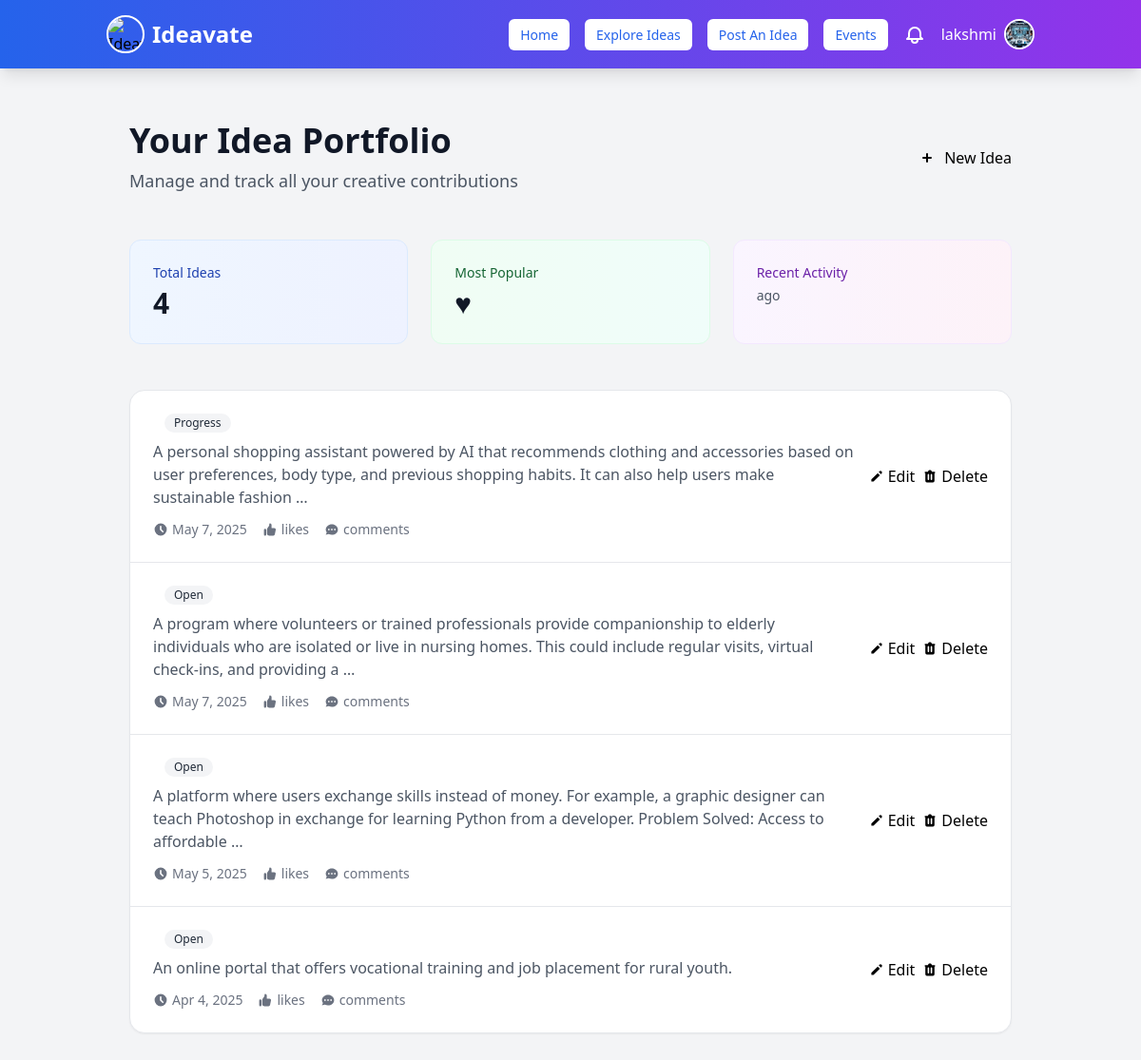
The app's page /your-ideas/ (signed in), older data.
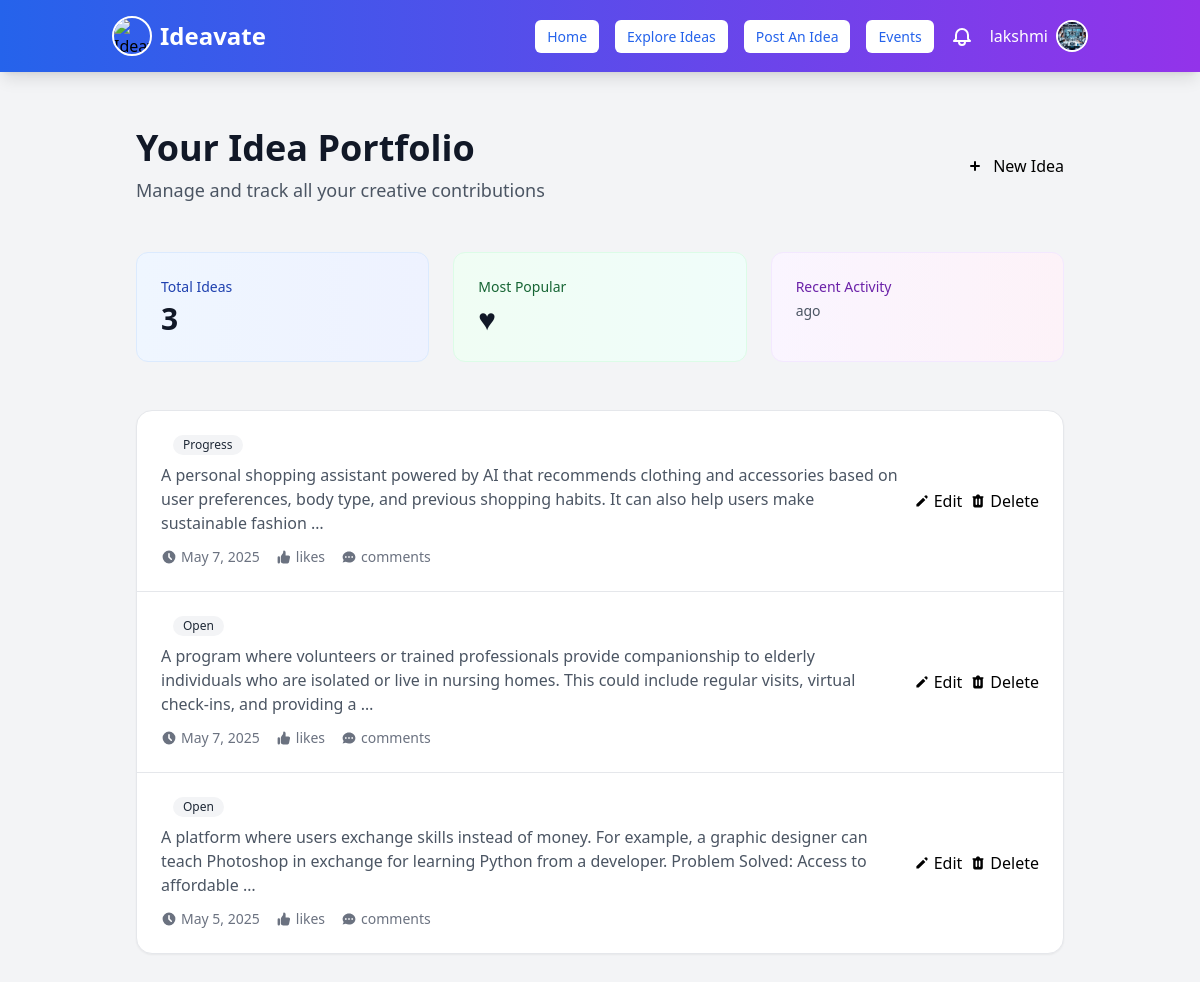
The same page, newer data.
### myapp/models.py (models this page shows, shortened)
class Idea(models.Model):
    user = models.ForeignKey(User, on_delete=models.CASCADE, related_name="ideas")
    idea_name = models.CharField(max_length=100)
    abstract = models.TextField(null=True, blank=True)
    description = models.TextField(blank=True)
    category = models.CharField(max_length=100, blank=True, null=True)  # Example: Tech, Health, AI
    funding_goal = models.DecimalField(max_digits=10, decimal_places=2, null=True, blank=True)
    estimated_investment = models.DecimalField(max_digits=10, decimal_places=2, null=True, blank=True)
    collaboration = models.BooleanField(default=False)
    status = models.CharField(
        max_length=20,
        choices=[("open", "Open for Investment"), ("progress", "In Progress"), ("completed", "Completed")],
        default="open"
    )
    is_paid = models.BooleanField(default=False, help_text="Check if you want others to pay to view this idea.")
    price = models.DecimalField(
        max_digits=10,
        decimal_places=2,
        null=True,
        blank=True,
        validators=[MinValueValidator(0.0)],
        help_text="Enter price only if the idea is paid."
    )
    paid_users = models.ManyToManyField(User, related_name='paid_ideas', blank=True)  # Removed extra closing parenthesis here
    created_at = models.DateTimeField(auto_now_add=True)  # Timestamp when idea is posted
    updated_at = models.DateTimeField(auto_now=True)  # Timestamp when idea is modified
    class Meta:
        verbose_name = "Idea"
        verbose_name_plural = "Ideas"
        ordering = ["-created_at"]  # Show newest ideas first

### myapp/views.py (the view)
# urls.py: path('your-ideas/', views.your_ideas_view, name='your_ideas'),
@login_required(login_url='signin')
def your_ideas_view(request):
    user_ideas = Idea.objects.filter(user=request.user).order_by('-created_at')  # or '-id'
    return render(request, 'your_ideas.html', {'ideas': user_ideas})

### myapp/context_processors.py (called while the page is built)
def notification_count(request):
    if request.user.is_authenticated:
        return {
            'unread_notification_count': Notification.objects.filter(
                recipient=request.user,
                is_read=False
            ).count()
        }
    return {}

### templates/your_ideas.html (shortened to what the changed rows need)
{% extends 'navbar.html' %}
{% load static %}
{% block content %}
<div class="max-w-6xl mx-auto px-4 sm:px-6 lg:px-8 py-12">
    <div class="flex flex-col md:flex-row justify-between items-start md:items-center mb-12 gap-6">
        <div>
            <h1 class="text-4xl font-bold text-gray-900 mb-2">Your Idea Portfolio</h1>
        </div>
    </div>
    <div class="grid grid-cols-1 md:grid-cols-3 gap-6 mb-12">
        <div class="bg-gradient-to-r from-blue-50 to-indigo-50 rounded-xl p-6 border border-blue-100">
            <h3 class="text-sm font-medium text-blue-800 mb-1">Total Ideas</h3>
            <p class="text-3xl font-bold text-gray-900">{{ ideas.count }}</p>
        </div>
    </div>
    <div class="bg-white rounded-2xl shadow-sm border border-gray-200 overflow-hidden">
        {% if ideas %}
        <div class="divide-y divide-gray-200">
            {% for idea in ideas %}
            <div class="p-6 hover:bg-gray-50 transition duration-150 ease-in-out">
                <div class="flex flex-col md:flex-row md:items-center justify-between gap-4">
                    <div class="flex-1 min-w-0">
                        <div class="flex items-center gap-3 mb-2">
                            <span class="px-2.5 py-0.5 rounded-full text-xs font-medium {% if idea.status == 'published' %}bg-green-100 text-green-800{% elif idea.status == 'draft' %}bg-yellow-100 text-yellow-800{% else %}bg-gray-100 text-gray-800{% endif %}">
                                {{ idea.status|title }}
                            </span>
                        </div>
                        <p class="text-gray-600 mb-3">{{ idea.description|truncatewords:30 }}</p>
                        <div class="flex flex-wrap items-center gap-4 text-sm text-gray-500">
                            <div class="flex items-center gap-1">
                                <svg xmlns="http://www.w3.org/2000/svg" class="h-4 w-4" viewBox="0 0 20 20" fill="currentColor">
                                    <path fill-rule="evenodd" d="M10 18a8 8 0 100-16 8 8 0 000 16zm1-12a1 1 0 10-2 0v4a1 1 0 00.293.707l2.828 2.829a1 1 0 101.415-1.415L11 9.586V6z" clip-rule="evenodd" />
                                </svg>
                                {{ idea.created_at|date:"M j, Y" }}
                            </div>
                            <div class="flex items-center gap-1">
                                {{ idea.likes_count }} likes
                            </div>
                            <div class="flex items-center gap-1">
                                {{ idea.comments_count }} comments
                            </div>
                        </div>
                    </div>
                    <div class="flex flex-col sm:flex-row md:flex-col lg:flex-row gap-2 shrink-0">
                        <a href="{% url 'edit_idea' idea.id %}" class="btn-outline flex items-center gap-1">
                            <svg xmlns="http://www.w3.org/2000/svg" class="h-4 w-4" viewBox="0 0 20 20" fill="currentColor">
                                <path d="M13.586 3.586a2 2 0 112.828 2.828l-.793.793-2.828-2.828.793-.793zM11.379 5.793L3 14.172V17h2.828l8.38-8.379-2.83-2.828z" />
                            </svg>
                            Edit
                        </a>
                        <form method="POST" action="{% url 'delete_idea' idea.id %}" onsubmit="return confirm('This will permanently delete your idea. Continue?');">
                            <button type="submit" class="btn-danger flex items-center gap-1">
                                Delete
                            </button>
                        </form>
                    </div>
                </div>
            </div>
            {% endfor %}
        </div>
        {% endif %}
    </div>
</div>
{% endblock %}

Row changes from the older to the newer data that the page shows:
removed Idea: status "Open", description "An online portal that offers vocational training and job placement for rural youth.", created_at "Apr 4, 2025"
Text that changed along with them:
{{ ideas.count }}: "4" → "3"
